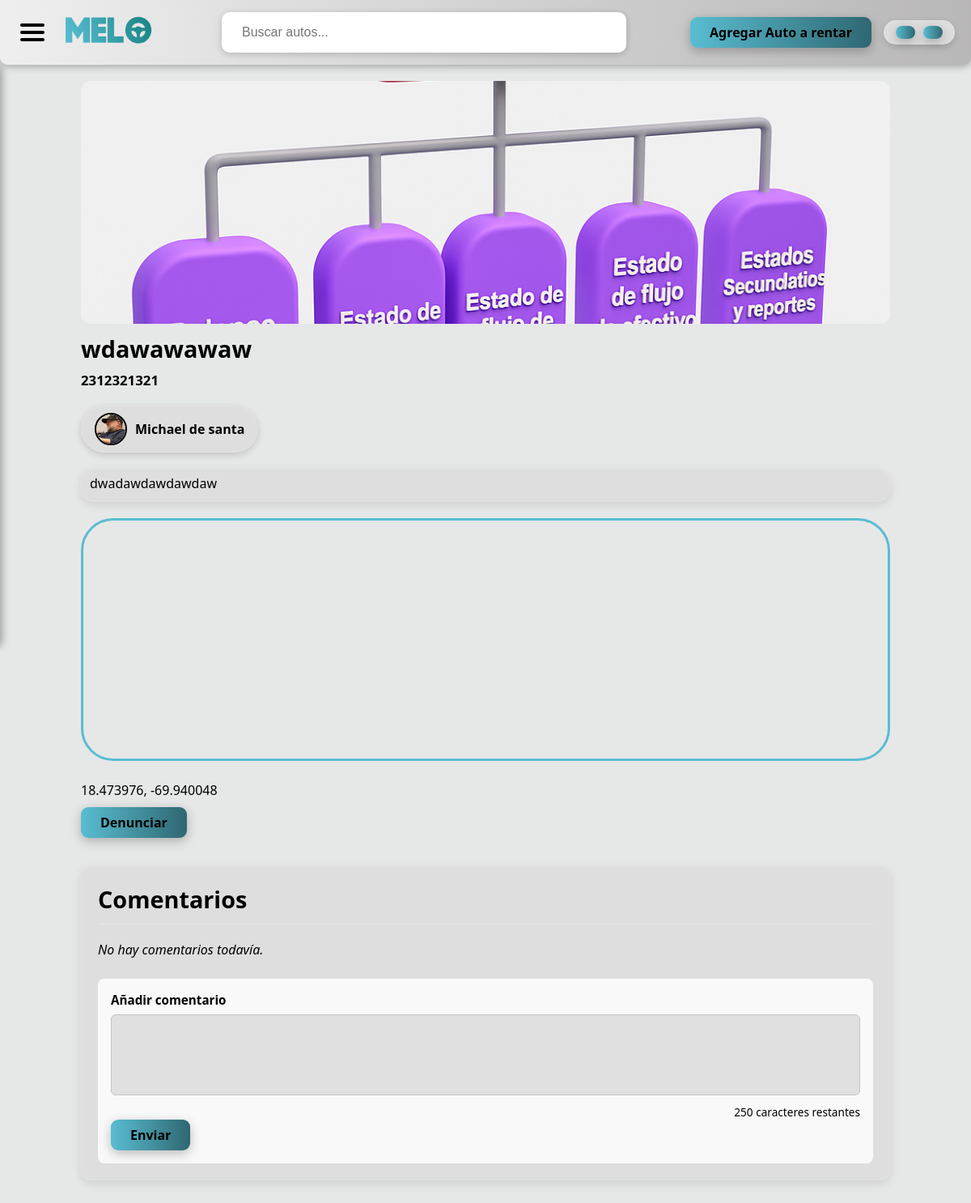
The page /detalle_auto.php?id=17 on the database as committed earlier.
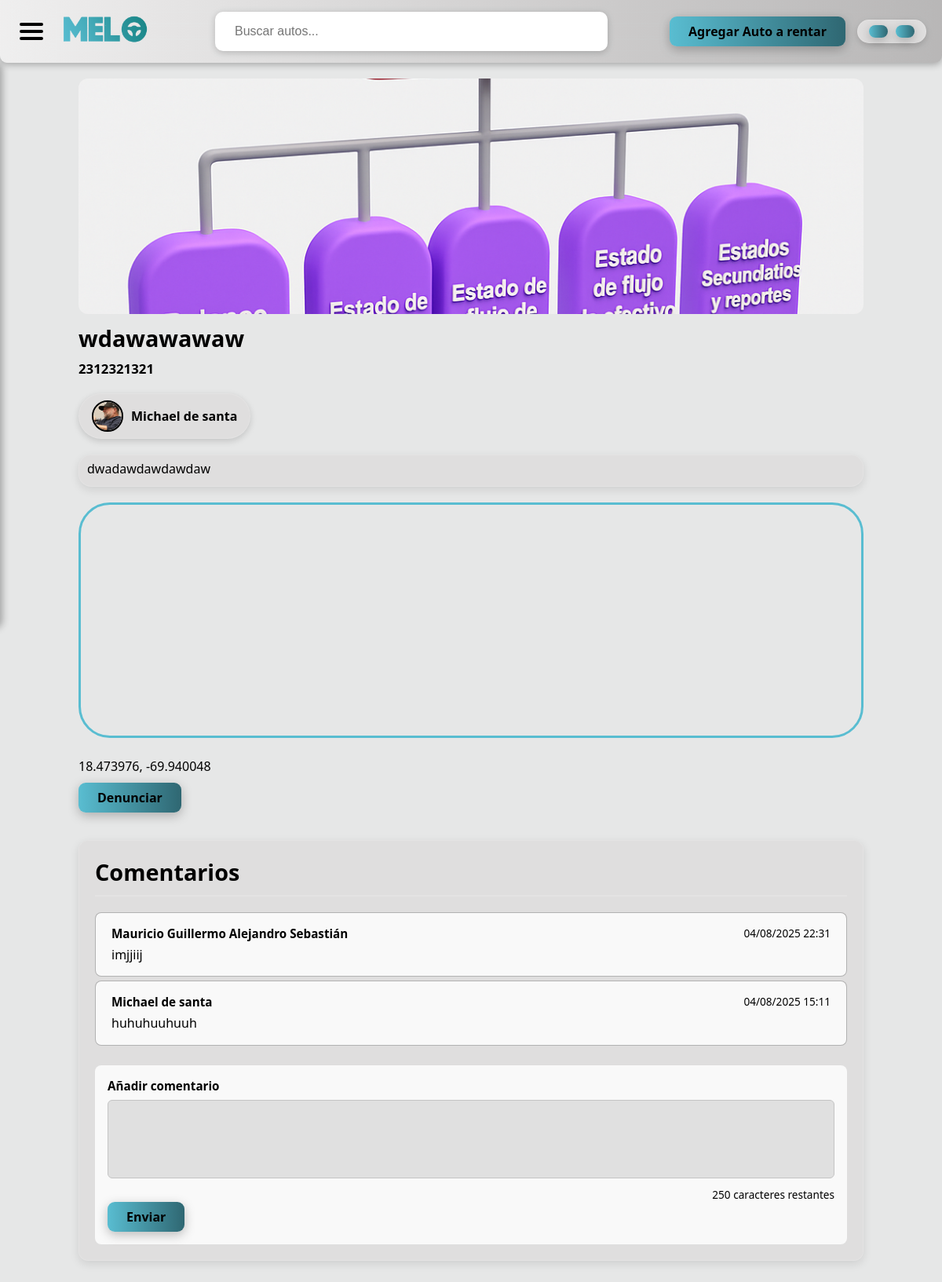
The same page on the database as committed later.
### tables this page shows
CREATE TABLE `comentarios` (
  `id` int(11) NOT NULL,
  `id_auto` int(11) NOT NULL,
  `usuario` varchar(100) NOT NULL,
  `comentario` text NOT NULL,
  `fecha` timestamp NOT NULL DEFAULT current_timestamp()
);

### conexion.php (called while the page is built, shortened)
<?php
$usuario = "root";

### detalle_auto.php (the view, shortened to what this page needs)
<?php
require 'conexion.php';
$id = isset($_GET['id']) ? (int)$_GET['id'] : 0;
$stmt = $conn->prepare("SELECT a.*, r.imagen_perfil, r.Nombre FROM autos a JOIN registro r ON a.usuario = r.Nombre WHERE a.id = ?");
$stmt->bind_param("i", $id);
$stmt->execute();
$auto = $stmt->get_result()->fetch_assoc();
$stmt = $conn->prepare("SELECT usuario, comentario, fecha FROM comentarios WHERE id_auto = ? ORDER BY fecha DESC");
$stmt->bind_param("i", $id); $stmt->execute();
$result_comments = $stmt->get_result();
?>
<!DOCTYPE html>
<html lang="es">
<head>
  <link rel="stylesheet" href="css/style.css" />
  <link href="https://cdn.boxicons.com/fonts/basic/boxicons.min.css" rel="stylesheet">
</head>
<body>
<?php include 'header.php'; ?>
<div class="car-detail-card">
  <img src="<?php echo htmlspecialchars($auto['imagen']); ?>" alt="Imagen del auto" class="car-image" />
  <div class="car-info">
    <h1 class="car-title"><?php echo htmlspecialchars($auto['nombre']); ?></h1>
    <p class="car-price"><?php echo htmlspecialchars($auto['precio']); ?></p>
    <a href="perfil_publico.php?nombre=<?php echo urlencode($auto['Nombre']); ?>" class="public-profile-link">
      <div class="public-profile-bubble">
        <div class="public-profile-pic">
          <img src="<?php echo !empty($auto['imagen_perfil']) ? htmlspecialchars($auto['imagen_perfil']) : 'img/Profile_Icon.png'; ?>" alt="Perfil del dueño" />
        </div>
        <p class="public-username"><?php echo htmlspecialchars($auto['Nombre']); ?></p>
      </div>
    </a>
    <div class="description-bubble" id="description-bubble">
      <p id="car-description"><?php echo nl2br(htmlspecialchars($auto['descripcion'])); ?></p>
    </div>
    <?php if (!empty($auto['ubicacion'])): ?>
      <iframe class="car-map" width="100%" height="300" loading="lazy" allowfullscreen src="https://www.google.com/maps?q=<?php echo urlencode($auto['ubicacion']); ?>&output=embed"></iframe>
    <?php endif; ?>
  </div>
  <p class="car-location"><?php echo htmlspecialchars($auto['ubicacion'] ?? 'No especificada'); ?></p>
  <a href="denuncias.php?id=<?php echo $auto['id']; ?>" class="boton">Denunciar</a>
  <div class="comentarios">
    <h2>Comentarios</h2>
    <?php if ($result_comments->num_rows === 0): ?>
      <p class="sin-comentarios">No hay comentarios todavía.</p>
    <?php else: ?>
      <?php while ($coment = $result_comments->fetch_assoc()): ?>
        <div class="comentario">
          <p class="comentario-cabecera">
            <strong><?php echo htmlspecialchars($coment['usuario']); ?></strong>
            <small><?php echo date('d/m/Y H:i', strtotime($coment['fecha'])); ?></small>
          </p>
          <p class="comentario-texto"><?php echo nl2br(htmlspecialchars($coment['comentario'])); ?></p>
        </div>
      <?php endwhile; ?>
    <?php endif; ?>
    <?php if ($usuario): ?>
    <form method="post" class="formulario-comentario">
      <label for="nuevo_comentario">Añadir comentario</label>
      <textarea id="nuevo_comentario" name="nuevo_comentario" maxlength="250" required oninput="updateCounter()"></textarea>
      <div id="charCounter">250 caracteres restantes</div>
      <button type="submit" class="boton">Enviar</button>
    </form>
    <?php endif; ?>
  </div>
</div>
</body>
</html>

Rows that differ between the two databases and show on the page:
added comentarios: usuario "Mauricio Guillermo Alejandro Sebastián", fecha "04/08/2025 22:31", comentario "imjjiij"
added comentarios: usuario "Michael de santa", fecha "04/08/2025 15:11", comentario "huhuhuuhuuh"
Other text that changed with them:
text no longer shown: "No hay comentarios todavía."
